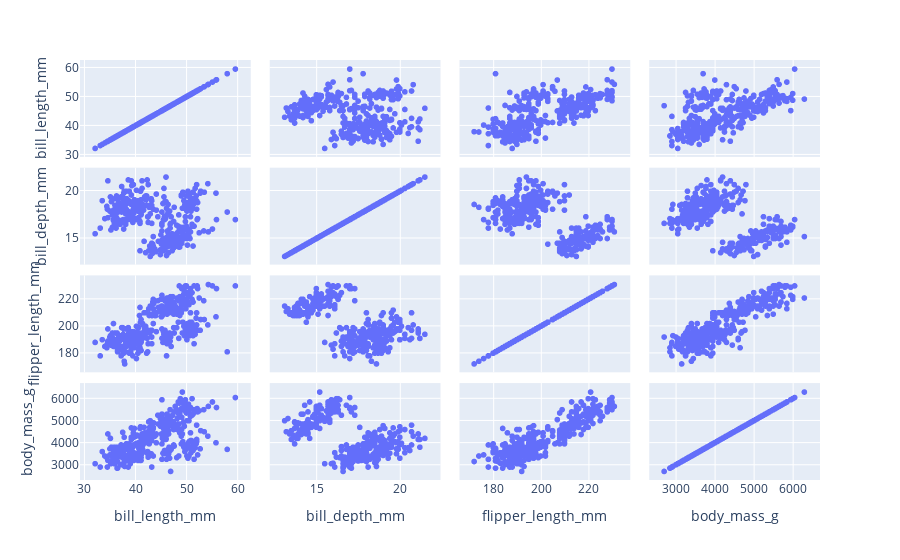

The cell this chart's notebook holds for it:
### Code cell
px.scatter_matrix(df.select_dtypes('number'))

### Figure 1 — Plotly figure (JSON) as saved in the notebook; plotly's stock layout.template omitted (floating-point values rounded to 4 significant figures; data arrays with more than 128 entries replaced by an {"elided": "..."} marker saying what was removed)
{"data": [{"dimensions": [{"axis": {"matches": true}, "label": "bill_length_mm", "values": {"elided": "333 float values"}}, {"axis": {"matches": true}, "label": "bill_depth_mm", "values": {"elided": "333 float values"}}, {"axis": {"matches": true}, "label": "flipper_length_mm", "values": {"elided": "333 int values"}}, {"axis": {"matches": true}, "label": "body_mass_g", "values": {"elided": "333 int values"}}], "hovertemplate": "%{xaxis.title.text}=%{x}<br>%{yaxis.title.text}=%{y}<extra></extra>", "legendgroup": "", "marker": {"color": "#636efa", "symbol": "circle"}, "name": "", "showlegend": false, "type": "splom"}], "layout": {"dragmode": "select", "legend": {"tracegroupgap": 0}, "margin": {"t": 60}}}
